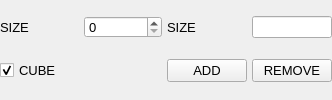
	<widget class="QWidget" name="panelHexGrid">
	  <property name="sizePolicy">
	    <sizepolicy hsizetype="Expanding" vsizetype="Fixed">
	      <horstretch>0</horstretch>
	      <verstretch>0</verstretch>
	    </sizepolicy>
	  </property>
	  <property name="visible">
	    <bool>false</bool>
	  </property>

	  <layout class="QGridLayout" name="panelHexGridGridLayout">
	    <property name="leftMargin">
	      <number>0</number>
	    </property>
	    <property name="topMargin">
	      <number>0</number>
	    </property>
	    <property name="rightMargin">
	      <number>0</number>
	    </property>
	    <property name="bottomMargin">
	      <number>0</number>
	    </property>
	    <property name="spacing">
	      <number>5</number>
	    </property>

	    <item row="0" column="0">
	      <widget class="QLabel" name="labelHexGridDepth">
		<property name="sizePolicy">
		  <sizepolicy hsizetype="Expanding" vsizetype="Fixed">
		    <horstretch>1</horstretch>
		    <verstretch>0</verstretch>
		  </sizepolicy>
		</property>
		<property name="minimumSize">
		  <size>
		    <width>50</width>
		    <height>22</height>
		  </size>
		</property>
		<property name="maximumSize">
		  <size>
		    <width>10000</width>
		    <height>22</height>
		  </size>
		</property>
		<property name="margin">
		  <number>5</number>
		</property>
		<property name="alignment">
		  <set>Qt::AlignLeft|Qt::AlignVCenter</set>
		</property>
		<property name="text">
		  <string>SIZE</string>
		</property>
		<property name="font">
		  <font>
		    <pointsize>10</pointsize>
		  </font>
		</property>
	      </widget>
	    </item>

	    <item row="0" column="1">
	      <widget class="QSpinBox" name="spinBoxHexGridDepth">
		<property name="sizePolicy">
		  <sizepolicy hsizetype="Expanding" vsizetype="Fixed">
		    <horstretch>1</horstretch>
		    <verstretch>0</verstretch>
		  </sizepolicy>
		</property>
		<property name="minimumSize">
		  <size>
		    <width>50</width>
		    <height>22</height>
		  </size>
		</property>
		<property name="maximumSize">
		  <size>
		    <width>10000</width>
		    <height>22</height>
		  </size>
		</property>
		<property name="minimum">
		  <number>0</number>
		</property>
		<property name="maximum">
		  <number>10</number>
		</property>
		<property name="value">
		  <number>0</number>
		</property>
		<property name="font">
		  <font>
		    <pointsize>10</pointsize>
		  </font>
		</property>
	      </widget>
	    </item>

	    <item row="0" column="2">
	      <widget class="QLabel" name="labelHexGridScale">
		<property name="sizePolicy">
		  <sizepolicy hsizetype="Expanding" vsizetype="Fixed">
		    <horstretch>1</horstretch>
		    <verstretch>0</verstretch>
		  </sizepolicy>
		</property>
		<property name="minimumSize">
		  <size>
		    <width>50</width>
		    <height>22</height>
		  </size>
		</property>
		<property name="maximumSize">
		  <size>
		    <width>10000</width>
		    <height>22</height>
		  </size>
		</property>
		<property name="margin">
		  <number>5</number>
		</property>
		<property name="alignment">
		  <set>Qt::AlignLeft|Qt::AlignVCenter</set>
		</property>
		<property name="text">
		  <string>SIZE</string>
		</property>
		<property name="font">
		  <font>
		    <pointsize>10</pointsize>
		  </font>
		</property>
	      </widget>
	    </item>

	    <item row="0" column="3">
	      <widget class="QLineEdit" name="editHexGridScale">
		<property name="sizePolicy">
		  <sizepolicy hsizetype="Expanding" vsizetype="Fixed">
		    <horstretch>1</horstretch>
		    <verstretch>0</verstretch>
		  </sizepolicy>
		</property>
		<property name="minimumSize">
		  <size>
		    <width>50</width>
		    <height>22</height>
		  </size>
		</property>
		<property name="maximumSize">
		  <size>
		    <width>10000</width>
		    <height>22</height>
		  </size>
		</property>
		<property name="font">
		  <font>
		    <pointsize>10</pointsize>
		  </font>
		</property>
	      </widget>
	    </item>

	    <item row="1" column="0">
	      <widget class="QCheckBox" name="checkBoxHexGridCube">
		<property name="sizePolicy">
		  <sizepolicy hsizetype="Expanding" vsizetype="Fixed">
		    <horstretch>1</horstretch>
		    <verstretch>0</verstretch>
		  </sizepolicy>
		</property>
		<property name="minimumSize">
		  <size>
		    <width>50</width>
		    <height>22</height>
		  </size>
		</property>
		<property name="maximumSize">
		  <size>
		    <width>10000</width>
		    <height>22</height>
		  </size>
		</property>
		<property name="checked">
		  <bool>true</bool>
		</property>
		<property name="text">
		  <string>CUBE</string>
		</property>
		<property name="font">
		  <font>
		    <pointsize>10</pointsize>
		  </font>
		</property>
	      </widget>
	    </item>

	    <item row="1" column="2">
	      <widget class="QPushButton" name="pushButtonHexGridAdd">
		<property name="sizePolicy">
		  <sizepolicy hsizetype="Expanding" vsizetype="Fixed">
		    <horstretch>1</horstretch>
		    <verstretch>0</verstretch>
		  </sizepolicy>
		</property>	
		<property name="text">
		  <string>ADD</string>
		</property>
		<property name="font">
		  <font>
		    <pointsize>10</pointsize>
		  </font>
		</property>
	      </widget>
	    </item>

	    <item row="1" column="3">
	      <widget class="QPushButton" name="pushButtonHexGridRemove">
		<property name="sizePolicy">
		  <sizepolicy hsizetype="Expanding" vsizetype="Fixed">
		    <horstretch>1</horstretch>
		    <verstretch>0</verstretch>
		  </sizepolicy>
		</property>
		<property name="text">
		  <string>REMOVE</string>
		</property>
		<property name="font">
		  <font>
		    <pointsize>10</pointsize>
		  </font>
		</property>
	      </widget>
	    </item>


	  </layout> <!-- "panelHexGridGridLayout" -->
	</widget>
